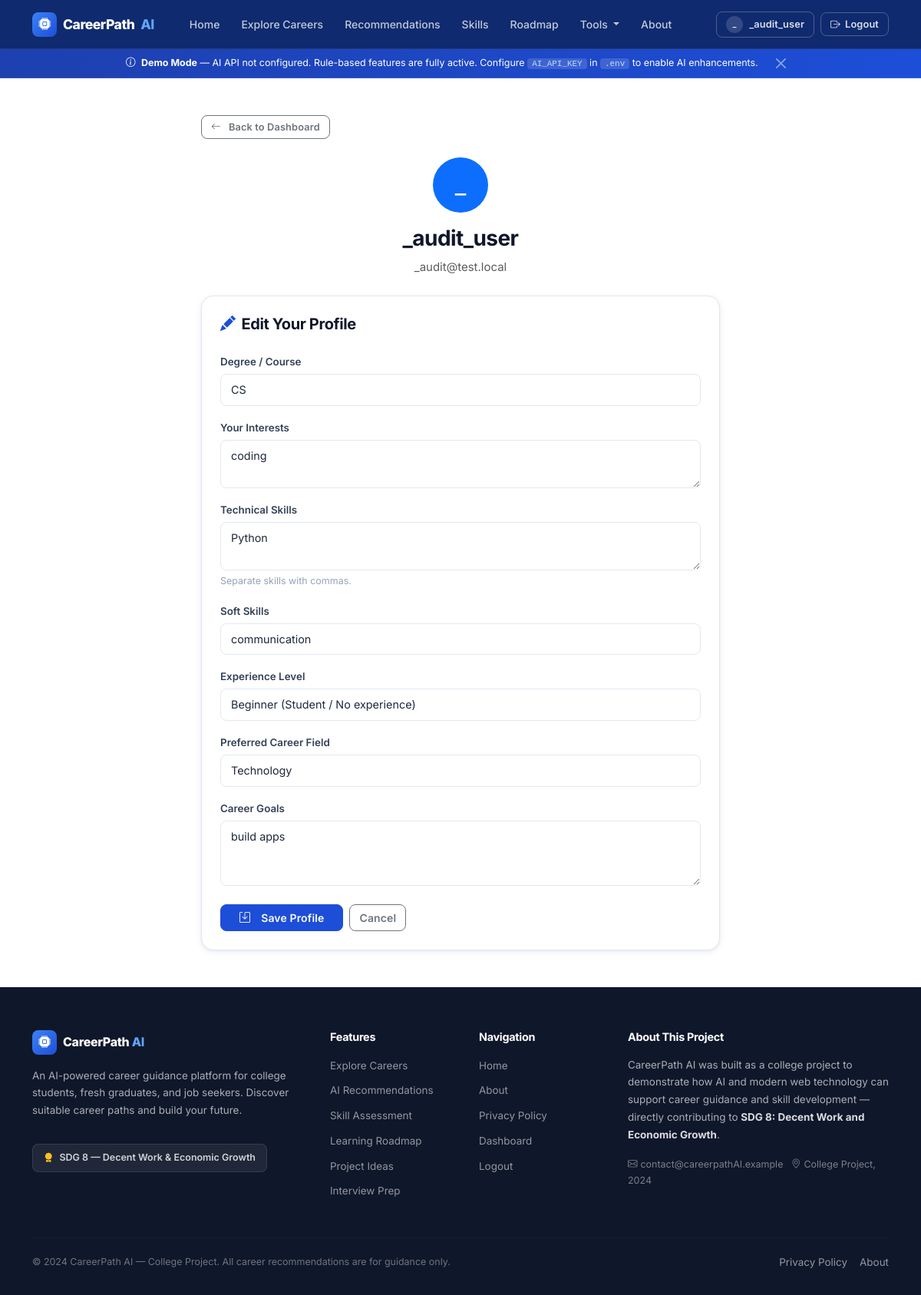
Screenshot of /profile (signed in) with the database file from the repository.
### tables this page shows
CREATE TABLE users (
    id INTEGER PRIMARY KEY AUTOINCREMENT,
    username TEXT NOT NULL UNIQUE,
    email TEXT NOT NULL UNIQUE,
    password_hash TEXT NOT NULL,
    education_level TEXT,
    role TEXT NOT NULL DEFAULT 'student',
    created_at TIMESTAMP DEFAULT CURRENT_TIMESTAMP
);

CREATE TABLE student_profiles (
    id INTEGER PRIMARY KEY AUTOINCREMENT,
    user_id INTEGER NOT NULL UNIQUE,
    degree_course TEXT,
    interests TEXT,
    technical_skills TEXT,
    soft_skills TEXT,
    experience_level TEXT DEFAULT 'beginner',
    preferred_field TEXT,
    career_goals TEXT,
    updated_at TIMESTAMP DEFAULT CURRENT_TIMESTAMP,
    FOREIGN KEY (user_id) REFERENCES users(id) ON DELETE CASCADE
);

### app.py (the view, shortened to what this page needs)
    @app.route('/profile', methods=['GET', 'POST'])
    @login_required
    def profile():
        uid = session['user_id']
        user = query_db('SELECT * FROM users WHERE id = ?', [uid], one=True)
        prof = query_db('SELECT * FROM student_profiles WHERE user_id = ?', [uid], one=True)
        return render_template('profile.html', user=user, profile=prof)

### app.py (called while the page is built)
def login_required(f):
    @wraps(f)
    def decorated(*args, **kwargs):
        if 'user_id' not in session:
            flash('Please log in to access this page.', 'warning')
            return redirect(url_for('login', next=request.url))
        return f(*args, **kwargs)
    return decorated

def current_user():
    if 'user_id' not in session:
        return None
    return query_db('SELECT * FROM users WHERE id = ?', [session['user_id']], one=True)

### models/database.py (called while the page is built)
def get_db():
    if 'db' not in g:
        g.db = sqlite3.connect(current_app.config['DATABASE_PATH'])
        g.db.row_factory = sqlite3.Row
        g.db.execute("PRAGMA foreign_keys = ON")
    return g.db

def query_db(query, args=(), one=False):
    cur = get_db().execute(query, args)
    rv = cur.fetchall()
    return (rv[0] if rv else None) if one else rv

### templates/profile.html (shortened to what this page needs)
{% extends 'base.html' %}
{% block content %}
<section class="py-5">
  <div class="container" style="max-width:700px;">
    <div class="mb-4">
      <a href="{{ url_for('dashboard') }}" class="btn btn-outline-secondary btn-sm">
        <i class="bi bi-arrow-left me-1"></i>Back to Dashboard
      </a>
    </div>
    <div class="text-center mb-4">
      <div class="avatar-circle mx-auto mb-3 d-flex align-items-center justify-content-center rounded-circle bg-primary text-white" style="width:72px;height:72px;font-size:2rem;">
        {{ user['username'][0]|upper }}
      </div>
      <h3 class="fw-bold">{{ user['username'] }}</h3>
      <p class="text-muted">{{ user['email'] }}</p>
    </div>
    <div class="card border-0 shadow-sm rounded-4">
      <div class="card-body p-4">
        <h5 class="fw-bold mb-4"><i class="bi bi-pencil-fill text-primary me-2"></i>Edit Your Profile</h5>
        <form method="POST" action="{{ url_for('profile') }}">
          <div class="mb-3">
            <label for="degree_course" class="form-label fw-semibold">Degree / Course</label>
            <input type="text" class="form-control" id="degree_course" name="degree_course"
                   placeholder="e.g. Bachelor of Computer Science"
                   value="{{ profile['degree_course'] if profile and profile['degree_course'] else '' }}">
          </div>
          <div class="mb-3">
            <label for="interests" class="form-label fw-semibold">Your Interests</label>
            <textarea class="form-control" id="interests" name="interests" rows="2"
                      placeholder="e.g. programming, artificial intelligence, data analysis, design">{{ profile['interests'] if profile and profile['interests'] else '' }}</textarea>
          </div>
          <div class="mb-3">
            <label for="technical_skills" class="form-label fw-semibold">Technical Skills</label>
            <textarea class="form-control" id="technical_skills" name="technical_skills" rows="2"
                      placeholder="e.g. Python, HTML, CSS, SQL, Excel">{{ profile['technical_skills'] if profile and profile['technical_skills'] else '' }}</textarea>
            <div class="form-text">Separate skills with commas.</div>
          </div>
          <div class="mb-3">
            <label for="soft_skills" class="form-label fw-semibold">Soft Skills</label>
            <input type="text" class="form-control" id="soft_skills" name="soft_skills"
                   placeholder="e.g. communication, teamwork, problem-solving"
                   value="{{ profile['soft_skills'] if profile and profile['soft_skills'] else '' }}">
          </div>
          <div class="mb-3">
            <label for="experience_level" class="form-label fw-semibold">Experience Level</label>
            <select class="form-select" id="experience_level" name="experience_level">
              <option value="beginner" {% if not profile or profile['experience_level'] == 'beginner' %}selected{% endif %}>Beginner (Student / No experience)</option>
            </select>
          </div>
          <div class="mb-3">
            <label for="preferred_field" class="form-label fw-semibold">Preferred Career Field</label>
            <select class="form-select" id="preferred_field" name="preferred_field">
              <option value="technology" {% if profile and profile['preferred_field'] == 'technology' %}selected{% endif %}>Technology</option>
            </select>
          </div>
          <div class="mb-4">
            <label for="career_goals" class="form-label fw-semibold">Career Goals</label>
            <textarea class="form-control" id="career_goals" name="career_goals" rows="3"
                      placeholder="Describe what you want to achieve in your career...">{{ profile['career_goals'] if profile and profile['career_goals'] else '' }}</textarea>
          </div>
          <div class="d-flex gap-2">
            <button type="submit" class="btn btn-primary fw-semibold px-4">
              <i class="bi bi-save me-2"></i>Save Profile
            </button>
            <a href="{{ url_for('dashboard') }}" class="btn btn-outline-secondary">Cancel</a>
          </div>
        </form>
      </div>
    </div>
  </div>
</section>
{% endblock %}

### templates/base.html (shortened to what this page needs)
<!DOCTYPE html>
<html lang="en">
<head>
  <link href="https://cdn.jsdelivr.net/npm/bootstrap@5.3.2/dist/css/bootstrap.min.css" rel="stylesheet">
  <link href="https://cdn.jsdelivr.net/npm/bootstrap-icons@1.11.3/font/bootstrap-icons.min.css" rel="stylesheet">
  <link href="{{ url_for('static', filename='css/style.css') }}" rel="stylesheet">
</head>
<body>
<nav class="navbar navbar-expand-lg navbar-cp sticky-top" aria-label="Main navigation">
  <div class="container">
    <a class="navbar-brand" href="{{ url_for('index') }}">
      <span class="brand-icon" aria-hidden="true"><i class="bi bi-cpu-fill"></i></span>
      CareerPath <span style="color:#60a5fa;">AI</span>
    </a>
    <div class="collapse navbar-collapse" id="mainNav">
      <ul class="navbar-nav me-auto mb-2 mb-lg-0 ms-lg-3">
        <li class="nav-item">
          <a class="nav-link {% if request.endpoint == 'index' %}active{% endif %}"
             href="{{ url_for('index') }}" aria-current="{% if request.endpoint == 'index' %}page{% endif %}">
            Home
          </a>
        </li>
        <li class="nav-item">
          <a class="nav-link {% if request.endpoint in ['careers','career_detail'] %}active{% endif %}"
             href="{{ url_for('careers') }}">
            Explore Careers
          </a>
        </li>
        {% if current_user %}
        <li class="nav-item">
          <a class="nav-link {% if request.endpoint == 'recommend' %}active{% endif %}"
             href="{{ url_for('recommend') }}">
            Recommendations
          </a>
        </li>
        <li class="nav-item">
          <a class="nav-link {% if request.endpoint == 'skill_assessment' %}active{% endif %}"
             href="{{ url_for('skill_assessment') }}">
            Skills
          </a>
        </li>
        <li class="nav-item">
          <a class="nav-link {% if request.endpoint == 'roadmap' %}active{% endif %}"
             href="{{ url_for('roadmap') }}">
            Roadmap
          </a>
        </li>
        <li class="nav-item dropdown">
          <a class="nav-link dropdown-toggle {% if request.endpoint in ['projects','resume','interview'] %}active{% endif %}"
             href="#" role="button" data-bs-toggle="dropdown" aria-expanded="false">
            Tools
          </a>
        </li>
        {% endif %}
        <li class="nav-item">
          <a class="nav-link {% if request.endpoint == 'about' %}active{% endif %}"
             href="{{ url_for('about') }}">
            About
          </a>
        </li>
      </ul>
      <div class="d-flex align-items-center gap-2 mt-2 mt-lg-0">
        {% if current_user %}
          <a href="{{ url_for('dashboard') }}" class="btn btn-sm btn-nav-login d-flex align-items-center gap-2">
            <span class="d-inline-flex align-items-center justify-content-center rounded-circle fw-bold"
                  style="width:22px;height:22px;background:rgba(255,255,255,.15);font-size:.65rem;">
              {{ current_user['username'][0]|upper }}
            </span>
            <span class="d-none d-sm-inline">{{ current_user['username'] }}</span>
          </a>
          <a href="{{ url_for('logout') }}" class="btn btn-sm btn-nav-login">
            <i class="bi bi-box-arrow-right"></i>
            <span class="d-none d-sm-inline">Logout</span>
          </a>
        {% endif %}
      </div>
    </div>
  </div>
</nav>
{% if ai_demo_mode %}
<div class="demo-banner" role="status">
  <i class="bi bi-info-circle me-1"></i>
  <strong>Demo Mode</strong> — AI API not configured. Rule-based features are fully active.
  Configure <code>AI_API_KEY</code> in <code>.env</code> to enable AI enhancements.
  <button type="button" class="btn-close btn-close-white btn-sm ms-2 align-middle"
          style="font-size:.6rem;"
          onclick="this.parentElement.style.display='none'" aria-label="Close"></button>
</div>
{% endif %}
<main id="main-content">
  {% block content %}{% endblock %}
</main>
<footer class="site-footer" aria-label="Site footer">
  <div class="container">
    <div class="row g-5">
      <div class="col-lg-4 col-md-6">
        <div class="d-flex align-items-center gap-2 mb-3">
          <div style="width:32px;height:32px;border-radius:8px;background:linear-gradient(135deg,#3b82f6,#1d4ed8);display:flex;align-items:center;justify-content:center;font-size:1rem;color:#fff;">
            <i class="bi bi-cpu-fill"></i>
          </div>
          <span class="footer-brand">CareerPath <span style="color:#60a5fa;">AI</span></span>
        </div>
        <p>
          An AI-powered career guidance platform for college students, fresh graduates,
          and job seekers. Discover suitable career paths and build your future.
        </p>
        <div class="footer-sdg-badge">
          <i class="bi bi-award-fill" style="color:#fbbf24;"></i>
          SDG 8 — Decent Work &amp; Economic Growth
        </div>
      </div>
      <div class="col-lg-2 col-md-3 col-6">
        <h6>Features</h6>
        <ul class="list-unstyled">
          <li class="mb-2"><a href="{{ url_for('careers') }}">Explore Careers</a></li>
          <li class="mb-2"><a href="{{ url_for('recommend') }}">AI Recommendations</a></li>
          <li class="mb-2"><a href="{{ url_for('skill_assessment') }}">Skill Assessment</a></li>
          <li class="mb-2"><a href="{{ url_for('roadmap') }}">Learning Roadmap</a></li>
          <li class="mb-2"><a href="{{ url_for('projects') }}">Project Ideas</a></li>
          <li class="mb-0"><a href="{{ url_for('interview') }}">Interview Prep</a></li>
        </ul>
      </div>
      <div class="col-lg-2 col-md-3 col-6">
        <h6>Navigation</h6>
        <ul class="list-unstyled">
          <li class="mb-2"><a href="{{ url_for('index') }}">Home</a></li>
          <li class="mb-2"><a href="{{ url_for('about') }}">About</a></li>
          <li class="mb-2"><a href="{{ url_for('privacy') }}">Privacy Policy</a></li>
          {% if not current_user %}
          <li class="mb-2"><a href="{{ url_for('register') }}">Register</a></li>
          <li class="mb-0"><a href="{{ url_for('login') }}">Login</a></li>
          {% else %}
          <li class="mb-2"><a href="{{ url_for('dashboard') }}">Dashboard</a></li>
          <li class="mb-0"><a href="{{ url_for('logout') }}">Logout</a></li>
          {% endif %}
        </ul>
      </div>
      <div class="col-lg-4 col-md-12">
        <h6>About This Project</h6>
        <p>
          CareerPath AI was built as a college project to demonstrate how AI and modern web technology
          can support career guidance and skill development — directly contributing to
          <strong style="color:rgba(255,255,255,.85);">SDG 8: Decent Work and Economic Growth</strong>.
        </p>
        <p style="color:rgba(255,255,255,.45);font-size:0.78rem;">
          <i class="bi bi-envelope me-1"></i>contact@careerpathAI.example &nbsp;
          <i class="bi bi-geo-alt me-1"></i>College Project, 2024
        </p>
      </div>
    </div>
    <hr>
    <div class="d-flex flex-column flex-md-row align-items-center justify-content-between gap-2">
      <div style="font-size:0.78rem;color:rgba(255,255,255,.4);">
        &copy; 2024 CareerPath AI — College Project.
        All career recommendations are for guidance only.
      </div>
      <div class="d-flex gap-3" style="font-size:0.78rem;">
        <a href="{{ url_for('privacy') }}">Privacy Policy</a>
        <a href="{{ url_for('about') }}">About</a>
      </div>
    </div>
  </div>
</footer>
</body>
</html>

### rows the page displays
users: username "_", username "_audit_user", email "_audit@test.local"
student_profiles: degree_course "CS", interests "coding", technical_skills "Python", soft_skills "communication", experience_level "Beginner (Student / No experience)", preferred_field "Technology", career_goals "build apps"
